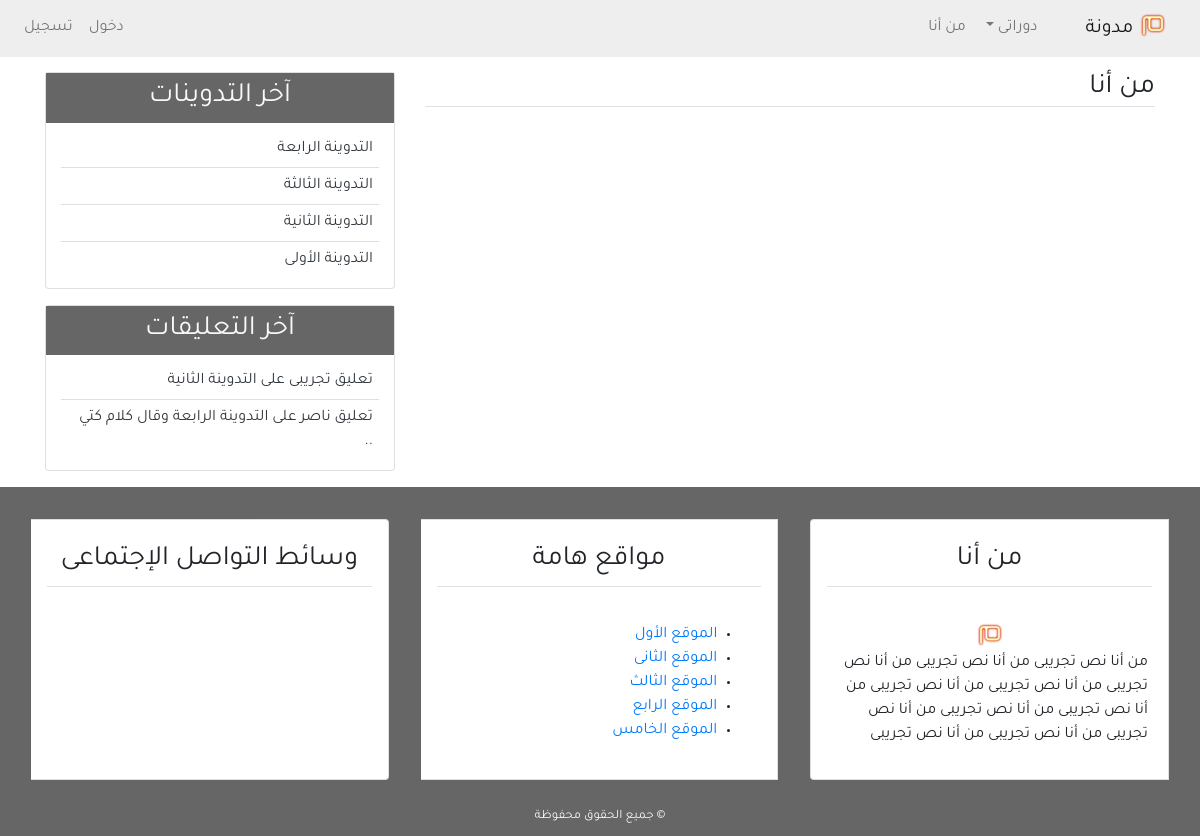
Page /about/ on the earlier database version.
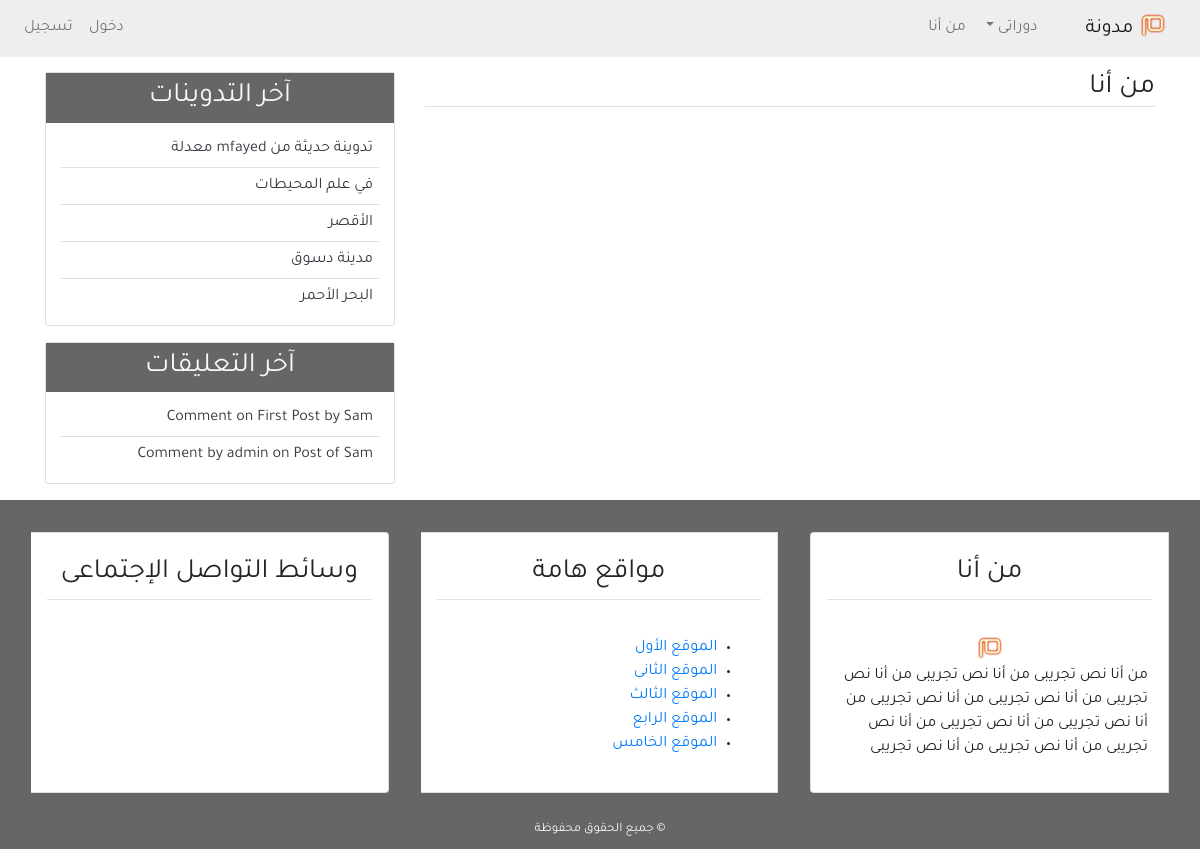
Same page on the later database version.
### blog/models.py (models this page shows, shortened)
class Post(models.Model):
    title = models.CharField(max_length=100)
    content = models.TextField()
    post_date = models.DateTimeField(default=timezone.now)
    post_update = models.DateTimeField(auto_now=True)
    author = models.ForeignKey(User, on_delete=models.CASCADE)
    class Meta:
        ordering = ('-post_date', )

class Comment(models.Model):
    name = models.CharField(max_length=50, verbose_name='الاسم')
    email = models.EmailField(verbose_name='البريد الإلكتروني')
    body = models.TextField(verbose_name='التعليق')
    comment_date = models.DateTimeField(auto_now_add=True)
    active = models.BooleanField(default=False)
    post = models.ForeignKey(
        Post, on_delete=models.CASCADE, related_name='comments')
    class Meta:
        ordering = ('-comment_date',)

### blog/views.py (the view)
# urls.py: path('about/', views.about, name='about'),
def about(request):
    return render(request, 'blog/about.html', {'title': 'من أنا'})

### blog/templatetags/post_tag.py (called while the page is built)
@register.inclusion_tag('blog/latest_posts.html')
def latest_posts():
    context = {
        'l_posts': Post.objects.all()[0:5],
    }
    return context

@register.inclusion_tag('blog/latest_comments.html')
def latest_comments():
    context = {
        'l_comments': Comment.objects.filter(active=True)[:5],
    }
    return context

### blog/templates/blog/about.html
{% extends 'blog/base.html' %}
{% block content %}
<h3 class="border-bottom">من أنا</h3>
{% endblock content %}

### blog/templates/blog/latest_posts.html
<ul class="list-group-flush latest-post">
    {% for post in l_posts %}
    <li class="list-group-item latest-post-item">
        <a class="text-dark" href="{% url 'detail' post.id %}">{{post.title}}</a>
    </li>
    {% empty %}
    <li class="list-group-item latest-post-item">لا يوجد تدوينات</li>
    {% endfor %}
</ul>

### blog/templates/blog/latest_comments.html
<ul class="list-group-flush latest-comment">
    {% for comment in l_comments %}
    <li class="list-group-item latest-comment-item">
        <a class="text-dark" href="{% url 'detail' comment.post.id %}">
            {% if comment.body|length > 40 %}
            {{comment.body|slice:'45'}} ..
            {% else %}
            {{comment.body}}
            {% endif %}
        </a>
    </li>
    {% empty %}
    <li class="list-group-item latest-comment-item">لا يوجد تعليقات</li>
    {% endfor %}
</ul>

Differences in the rows shown:
no longer on this page (row edited): Post: title "التدوينة الرابعة"
no longer on this page (row edited): Post: title "التدوينة الثالثة"
no longer on this page (row edited): Post: title "التدوينة الثانية"
no longer on this page (row edited): Post: title "التدوينة الأولى"
removed Comment: body "تعليق تجريبى على التدوينة الثانية"
removed Comment: body "تعليق ناصر على التدوينة الرابعة وقال كلام كتي"
added Post: title "تدوينة حديثة من mfayed معدلة"
added Post: title "في علم المحيطات"
added Post: title "الأقصر"
added Post: title "مدينة دسوق"
added Post: title "البحر الأحمر"
now on this page (row edited): Comment: body "Comment on First Post by Sam"
now on this page (row edited): Comment: body "Comment by admin on Post of Sam"
